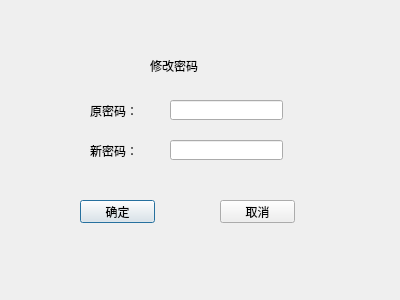
<?xml version="1.0" encoding="UTF-8"?>
<ui version="4.0">
 <class>Person</class>
 <widget class="QDialog" name="Person">
  <property name="geometry">
   <rect>
    <x>0</x>
    <y>0</y>
    <width>400</width>
    <height>300</height>
   </rect>
  </property>
  <property name="windowTitle">
   <string>Dialog</string>
  </property>
  <widget class="QLabel" name="label">
   <property name="geometry">
    <rect>
     <x>150</x>
     <y>40</y>
     <width>101</width>
     <height>51</height>
    </rect>
   </property>
   <property name="styleSheet">
    <string notr="true">font: 75 14pt &quot;方正清刻本悦宋简体&quot;;</string>
   </property>
   <property name="text">
    <string>修改密码</string>
   </property>
  </widget>
  <widget class="QLabel" name="label_2">
   <property name="geometry">
    <rect>
     <x>90</x>
     <y>100</y>
     <width>61</width>
     <height>21</height>
    </rect>
   </property>
   <property name="styleSheet">
    <string notr="true">font: 12pt &quot;经典综艺体简&quot;;</string>
   </property>
   <property name="text">
    <string>原密码：</string>
   </property>
  </widget>
  <widget class="QLineEdit" name="origin">
   <property name="geometry">
    <rect>
     <x>170</x>
     <y>100</y>
     <width>113</width>
     <height>20</height>
    </rect>
   </property>
   <property name="echoMode">
    <enum>QLineEdit::Password</enum>
   </property>
  </widget>
  <widget class="QLabel" name="label_3">
   <property name="geometry">
    <rect>
     <x>90</x>
     <y>140</y>
     <width>61</width>
     <height>21</height>
    </rect>
   </property>
   <property name="styleSheet">
    <string notr="true">font: 12pt &quot;经典综艺体简&quot;;</string>
   </property>
   <property name="text">
    <string>新密码：</string>
   </property>
  </widget>
  <widget class="QLineEdit" name="newpassword">
   <property name="geometry">
    <rect>
     <x>170</x>
     <y>140</y>
     <width>113</width>
     <height>20</height>
    </rect>
   </property>
   <property name="echoMode">
    <enum>QLineEdit::Password</enum>
   </property>
  </widget>
  <widget class="QPushButton" name="ok">
   <property name="geometry">
    <rect>
     <x>80</x>
     <y>200</y>
     <width>75</width>
     <height>23</height>
    </rect>
   </property>
   <property name="text">
    <string>确定</string>
   </property>
  </widget>
  <widget class="QPushButton" name="quit">
   <property name="geometry">
    <rect>
     <x>220</x>
     <y>200</y>
     <width>75</width>
     <height>23</height>
    </rect>
   </property>
   <property name="text">
    <string>取消</string>
   </property>
  </widget>
 </widget>
 <resources/>
 <connections>
  <connection>
   <sender>quit</sender>
   <signal>clicked()</signal>
   <receiver>Person</receiver>
   <slot>close()</slot>
   <hints>
    <hint type="sourcelabel">
     <x>247</x>
     <y>211</y>
    </hint>
    <hint type="destinationlabel">
     <x>199</x>
     <y>149</y>
    </hint>
   </hints>
  </connection>
 </connections>
</ui>
